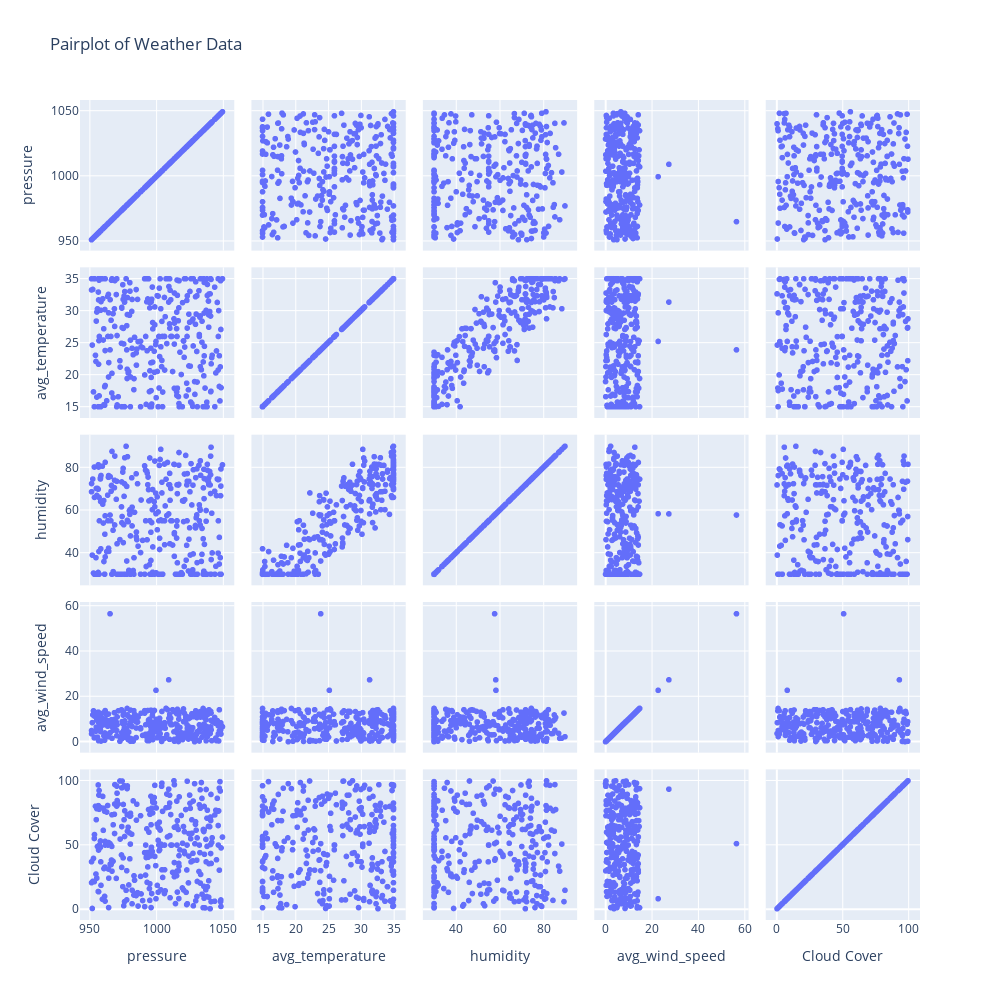

The notebook cell saved with this chart:
### Code cell
features = ['pressure', 'avg_temperature', 'humidity', 'avg_wind_speed', 'cloud_cover']

fig_matrix = px.scatter_matrix(df,
                               dimensions=features[:5],

                               title='Pairplot of Weather Data',
                               labels={'cloud_cover': 'Cloud Cover'},
                               height=1000, width=1000)

fig_matrix.show()

### Figure 1 — Plotly figure (JSON) as saved in the notebook; plotly's stock layout.template omitted (floating-point values rounded to 4 significant figures; data arrays with more than 128 entries replaced by an {"elided": "..."} marker saying what was removed)
{"data": [{"dimensions": [{"axis": {"matches": true}, "label": "pressure", "values": {"elided": "311 float values"}}, {"axis": {"matches": true}, "label": "avg_temperature", "values": {"elided": "311 float values"}}, {"axis": {"matches": true}, "label": "humidity", "values": {"elided": "311 float values"}}, {"axis": {"matches": true}, "label": "avg_wind_speed", "values": {"elided": "311 float values"}}, {"axis": {"matches": true}, "label": "Cloud Cover", "values": {"elided": "311 float values"}}], "hovertemplate": "%{xaxis.title.text}=%{x}<br>%{yaxis.title.text}=%{y}<extra></extra>", "legendgroup": "", "marker": {"color": "#636efa", "symbol": "circle"}, "name": "", "showlegend": false, "type": "splom"}], "layout": {"dragmode": "select", "height": 1000, "legend": {"tracegroupgap": 0}, "title": {"text": "Pairplot of Weather Data"}, "width": 1000}}
